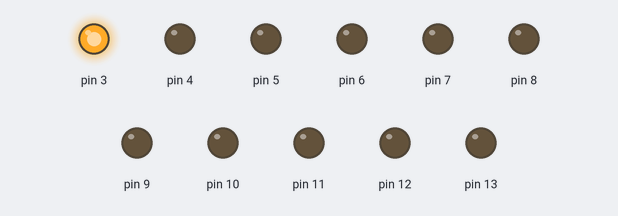
Bench run of a sketch on a simulated Arduino Uno, built with avr-gcc and run on an emulated ATmega328P. On the bench: output pins drawn as LEDs (lit = HIGH).

Above: at 0.5 s.
At 1.5 s:
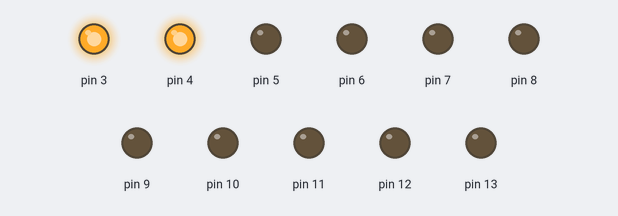
At 3.5 s:
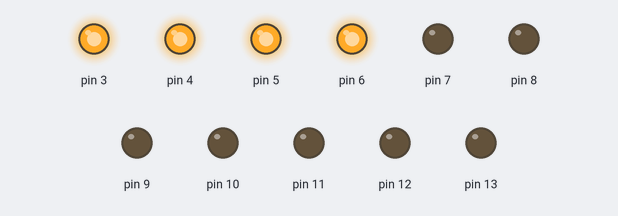
At 5.5 s:
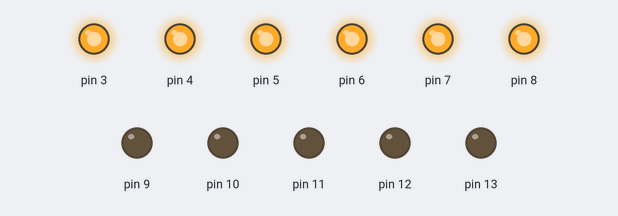
At 7.5 s:
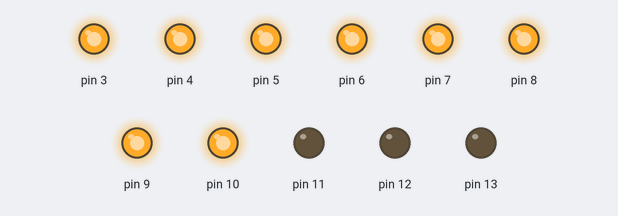
At 14.5 s:
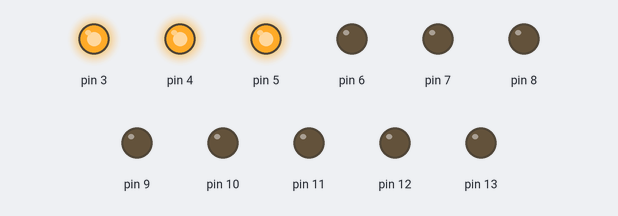
Timing chart, 0 to 15.6 s (numbered marks = the images above):
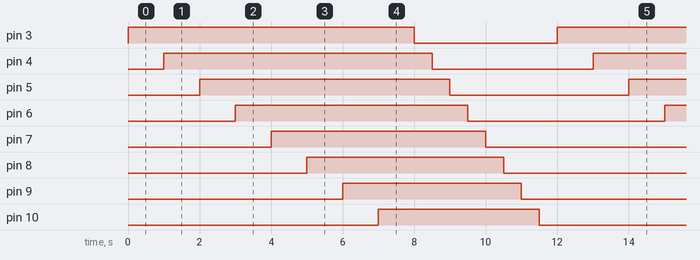

The sketch:

Seven_Segment_Display.ino
```cpp
void setup()
{
    for(int i=3;i<=13;i++)
    {pinMode(i,1);
    }


  }


void loop()
{
  for(int i=3;i<=10;i++)
  {digitalWrite(i,1);
   delay(1000);
  }
  for(int i=3;i<=10;i++)
  {digitalWrite(i,0);
  delay(500);
  }
    }


  
```

Measured:
- by itself, pin 3: alternates HIGH for 8.0 s and LOW for 4.0 s
- by itself, pin 4: alternates HIGH for 7.5 s and LOW for 4.5 s
- by itself, pin 5: alternates HIGH for 7.0 s and LOW for 5.0 s
- by itself, pin 6: alternates HIGH for 6.5 s and LOW for 5.5 s
- by itself, pin 7: alternates HIGH for 6.0 s and LOW for 6.0 s
- by itself, pin 8: alternates HIGH for 5.5 s and LOW for 6.5 s
- by itself, pin 9: alternates HIGH for 5.0 s and LOW for 7.0 s
- by itself, pin 10: alternates HIGH for 4.5 s and LOW for 7.5 s
